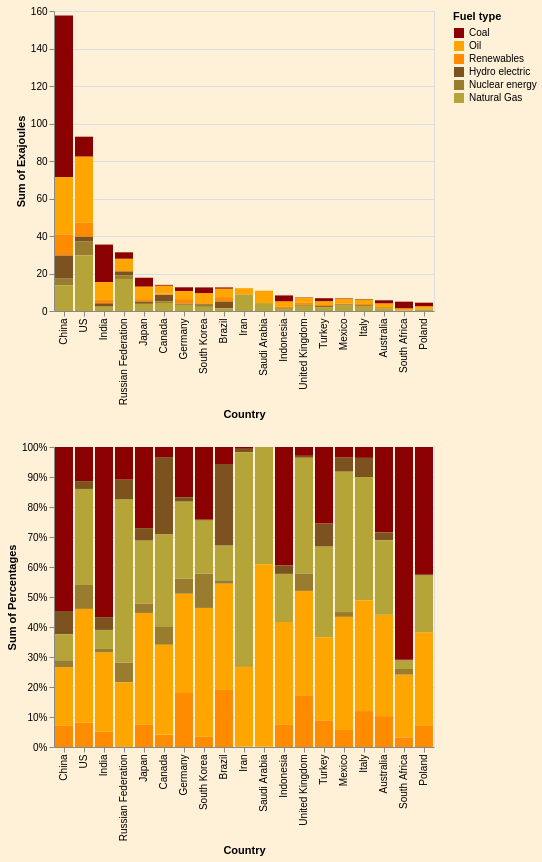

The specification (Vega-Lite) saved for this image:
### Vega-Lite specification from a JSON file in a GitHub repository (floating-point values rounded to 4 significant figures)
{"$schema": "https://vega.github.io/schema/vega-lite/v5.json", "data": {"values": [{"": "0", "Country": "Australia", "Fuel type": "Oil", "Exajoules": "1.9308563171696924", "Total": "5.720003053814708", "Percentages": "0.3375621129925781", "Rank": "12.0"}, {"": "1", "Country": "Australia", "Fuel type": "Coal", "Exajoules": "1.6306849442273528", "Total": "5.720003053814708", "Percentages": "0.285084628257294", "Rank": "12.0"}, {"": "2", "Country": "Australia", "Fuel type": "Renewables", "Exajoules": "0.5891137914221463", "Total": "5.720003053814708", "Percentages": "0.10299186659162049", "Rank": "12.0"}, {"": "3", "Country": "Australia", "Fuel type": "Hydro electric", "Exajoules": "0.15068459281411323", "Total": "5.720003053814708", "Percentages": "0.026343446217851344", "Rank": "12.0"}, {"": "4", "Country": "Australia", "Fuel type": "Nuclear energy", "Exajoules": "0.0", "Total": "5.720003053814708", "Percentages": "0.0", "Rank": "12.0"}, {"": "5", "Country": "Australia", "Fuel type": "Natural Gas", "Exajoules": "1.418663408181404", "Total": "5.720003053814708", "Percentages": "0.24801794594065607", "Rank": "12.0"}, {"": "6", "Country": "Brazil", "Fuel type": "Coal", "Exajoules": "0.7124705958270233", "Total": "12.565610327022053", "Percentages": "0.05670003901799118", "Rank": "13.0"}, {"": "7", "Country": "Brazil", "Fuel type": "Oil", "Exajoules": "4.456353059351735", "Total": "12.565610327022053", "Percentages": "0.3546467655270553", "Rank": "13.0"}, {"": "8", "Country": "Brazil", "Fuel type": "Renewables", "Exajoules": "2.3900301263099655", "Total": "12.565610327022053", "Percentages": "0.19020406204784668", "Rank": "13.0"}, {"": "9", "Country": "Brazil", "Fuel type": "Natural Gas", "Exajoules": "1.4560722321717978", "Total": "12.565610327022053", "Percentages": "0.11587755741880268", "Rank": "13.0"}, {"": "10", "Country": "Brazil", "Fuel type": "Nuclear energy", "Exajoules": "0.13292108201699365", "Total": "12.565610327022053", "Percentages": "0.010578163619410507", "Rank": "13.0"}, {"": "11", "Country": "Brazil", "Fuel type": "Hydro electric", "Exajoules": "3.4177632313445376", "Total": "12.565610327022053", "Percentages": "0.27199341236889363", "Rank": "13.0"}, {"": "12", "Country": "Canada", "Fuel type": "Hydro electric", "Exajoules": "3.5875860635621106", "Total": "13.936161236550182", "Percentages": "0.2574300054847957", "Rank": "14.0"}, {"": "13", "Country": "Canada", "Fuel type": "Renewables", "Exajoules": "0.5777144945431669", "Total": "13.936161236550182", "Percentages": "0.04145434920973811", "Rank": "14.0"}, {"": "14", "Country": "Canada", "Fuel type": "Natural Gas", "Exajoules": "4.290044030953667", "Total": "13.936161236550182", "Percentages": "0.30783541881692833", "Rank": "14.0"}, {"": "15", "Country": "Canada", "Fuel type": "Nuclear energy", "Exajoules": "0.8312679446744424", "Total": "13.936161236550182", "Percentages": "0.059648272617159964", "Rank": "14.0"}, {"": "16", "Country": "Canada", "Fuel type": "Coal", "Exajoules": "0.47988600000000003", "Total": "13.936161236550182", "Percentages": "0.03443459011807423", "Rank": "14.0"}, {"": "17", "Country": "Canada", "Fuel type": "Oil", "Exajoules": "4.169662702816794", "Total": "13.936161236550182", "Percentages": "0.2991973637533036", "Rank": "14.0"}, {"": "18", "Country": "China", "Fuel type": "Coal", "Exajoules": "86.16981729093136", "Total": "157.64722540389428", "Percentages": "0.5465990097203623", "Rank": "1.0"}, {"": "19", "Country": "China", "Fuel type": "Oil", "Exajoules": "30.598500070928885", "Total": "157.64722540389428", "Percentages": "0.19409475804306178", "Rank": "1.0"}, {"": "20", "Country": "China", "Fuel type": "Renewables", "Exajoules": "11.316293560110465", "Total": "157.64722540389428", "Percentages": "0.07178238329991518", "Rank": "1.0"}, {"": "21", "Country": "China", "Fuel type": "Nuclear energy", "Exajoules": "3.6835674961847418", "Total": "157.64722540389428", "Percentages": "0.023365888532115887", "Rank": "1.0"}, {"": "22", "Country": "China", "Fuel type": "Hydro electric", "Exajoules": "12.246048091933515", "Total": "157.64722540389428", "Percentages": "0.07768007372510984", "Rank": "1.0"}, {"": "23", "Country": "China", "Fuel type": "Natural Gas", "Exajoules": "13.632998893805308", "Total": "157.64722540389428", "Percentages": "0.08647788667943494", "Rank": "1.0"}, {"": "24", "Country": "Germany", "Fuel type": "Natural Gas", "Exajoules": "3.2590911961722484", "Total": "12.641713802531875", "Percentages": "0.2578045387738108", "Rank": "9.0"}, {"": "25", "Country": "Germany", "Fuel type": "Coal", "Exajoules": "2.1155999999999997", "Total": "12.641713802531875", "Percentages": "0.16735072736548492", "Rank": "9.0"}, {"": "26", "Country": "Germany", "Fuel type": "Oil", "Exajoules": "4.184093822068736", "Total": "12.641713802531875", "Percentages": "0.33097520537371666", "Rank": "9.0"}, {"": "27", "Country": "Germany", "Fuel type": "Hydro electric", "Exajoules": "0.1799227065814847", "Total": "12.641713802531875", "Percentages": "0.014232461626005954", "Rank": "9.0"}, {"": "28", "Country": "Germany", "Fuel type": "Nuclear energy", "Exajoules": "0.6237206312558212", "Total": "12.641713802531875", "Percentages": "0.04933829708523403", "Rank": "9.0"}, {"": "29", "Country": "Germany", "Fuel type": "Renewables", "Exajoules": "2.2792854464535846", "Total": "12.641713802531875", "Percentages": "0.18029876977574755", "Rank": "9.0"}, {"": "30", "Country": "India", "Fuel type": "Coal", "Exajoules": "20.088545705454205", "Total": "35.42836866351489", "Percentages": "0.5670186481417628", "Rank": "2.0"}, {"": "31", "Country": "India", "Fuel type": "Natural Gas", "Exajoules": "2.238042408174643", "Total": "35.42836866351489", "Percentages": "0.06317091338386802", "Rank": "2.0"}, {"": "32", "Country": "India", "Fuel type": "Oil", "Exajoules": "9.406105271492605", "Total": "35.42836866351489", "Percentages": "0.26549642634771586", "Rank": "2.0"}, {"": "33", "Country": "India", "Fuel type": "Hydro electric", "Exajoules": "1.5102715307716", "Total": "35.42836866351489", "Percentages": "0.042628875890831495", "Rank": "2.0"}, {"": "34", "Country": "India", "Fuel type": "Renewables", "Exajoules": "1.788410537513691", "Total": "35.42836866351489", "Percentages": "0.05047961859320509", "Rank": "2.0"}, {"": "35", "Country": "India", "Fuel type": "Nuclear energy", "Exajoules": "0.3969932101081391", "Total": "35.42836866351489", "Percentages": "0.011205517642616541", "Rank": "2.0"}, {"": "36", "Country": "Indonesia", "Fuel type": "Coal", "Exajoules": "3.2815915810766723", "Total": "8.30973991845103", "Percentages": "0.3949090601247572", "Rank": "7.0"}, {"": "37", "Country": "Indonesia", "Fuel type": "Natural Gas", "Exajoules": "1.3349051629346709", "Total": "8.30973991845103", "Percentages": "0.16064343481685078", "Rank": "7.0"}, {"": "38", "Country": "Indonesia", "Fuel type": "Renewables", "Exajoules": "0.6303792766232912", "Total": "8.30973991845103", "Percentages": "0.07586028958903886", "Rank": "7.0"}, {"": "39", "Country": "Indonesia", "Fuel type": "Nuclear energy", "Exajoules": "0.0", "Total": "8.30973991845103", "Percentages": "0.0", "Rank": "7.0"}, {"": "40", "Country": "Indonesia", "Fuel type": "Oil", "Exajoules": "2.8302172441806404", "Total": "8.30973991845103", "Percentages": "0.34059035203934573", "Rank": "7.0"}, {"": "41", "Country": "Indonesia", "Fuel type": "Hydro electric", "Exajoules": "0.2326466536357554", "Total": "8.30973991845103", "Percentages": "0.027996863430007533", "Rank": "7.0"}, {"": "42", "Country": "Iran", "Fuel type": "Coal", "Exajoules": "0.0739813798332", "Total": "12.190291921326974", "Percentages": "0.006068876800543982", "Rank": "18.0"}, {"": "43", "Country": "Iran", "Fuel type": "Hydro electric", "Exajoules": "0.14019149573467066", "Total": "12.190291921326974", "Percentages": "0.011500257470406018", "Rank": "18.0"}, {"": "44", "Country": "Iran", "Fuel type": "Natural Gas", "Exajoules": "8.680278521461483", "Total": "12.190291921326974", "Percentages": "0.7120648609140602", "Rank": "18.0"}, {"": "45", "Country": "Iran", "Fuel type": "Renewables", "Exajoules": "0.017111279368234707", "Total": "12.190291921326974", "Percentages": "0.001403680853474759", "Rank": "18.0"}, {"": "46", "Country": "Iran", "Fuel type": "Nuclear energy", "Exajoules": "0.03196865844816504", "Total": "12.190291921326974", "Percentages": "0.002622468654112845", "Rank": "18.0"}, {"": "47", "Country": "Iran", "Fuel type": "Oil", "Exajoules": "3.24676058648122", "Total": "12.190291921326974", "Percentages": "0.2663398553074022", "Rank": "18.0"}, {"": "48", "Country": "Italy", "Fuel type": "Nuclear energy", "Exajoules": "0.0", "Total": "6.35520986005478", "Percentages": "0.0", "Rank": "16.0"}, {"": "49", "Country": "Italy", "Fuel type": "Natural Gas", "Exajoules": "2.610093177548637", "Total": "6.35520986005478", "Percentages": "0.4107013356009205", "Rank": "16.0"}, {"": "50", "Country": "Italy", "Fuel type": "Renewables", "Exajoules": "0.7613681632268252", "Total": "6.35520986005478", "Percentages": "0.11980220637753455", "Rank": "16.0"}, {"": "51", "Country": "Italy", "Fuel type": "Oil", "Exajoules": "2.3482771128920468", "Total": "6.35520986005478", "Percentages": "0.3695042594347632", "Rank": "16.0"}, {"": "52", "Country": "Italy", "Fuel type": "Hydro electric", "Exajoules": "0.40559213354447116", "Total": "6.35520986005478", "Percentages": "0.06382041545060403", "Rank": "16.0"}, {"": "53", "Country": "Italy", "Fuel type": "Coal", "Exajoules": "0.22987927284279908", "Total": "6.35520986005478", "Percentages": "0.036171783136177596", "Rank": "16.0"}, {"": "54", "Country": "Japan", "Fuel type": "Coal", "Exajoules": "4.7975448064117465", "Total": "17.74027404200516", "Percentages": "0.2704323955228758", "Rank": "4.0"}, {"": "55", "Country": "Japan", "Fuel type": "Natural Gas", "Exajoules": "3.7304072151870664", "Total": "17.74027404200516", "Percentages": "0.21027900732278784", "Rank": "4.0"}, {"": "56", "Country": "Japan", "Fuel type": "Oil", "Exajoules": "6.61235326022897", "Total": "17.74027404200516", "Percentages": "0.37273117904336406", "Rank": "4.0"}, {"": "57", "Country": "Japan", "Fuel type": "Renewables", "Exajoules": "1.3152148707952567", "Total": "17.74027404200516", "Percentages": "0.07413723529191883", "Rank": "4.0"}, {"": "58", "Country": "Japan", "Fuel type": "Hydro electric", "Exajoules": "0.7313361781959352", "Total": "17.74027404200516", "Percentages": "0.04122462688368218", "Rank": "4.0"}, {"": "59", "Country": "Japan", "Fuel type": "Nuclear energy", "Exajoules": "0.5534177111861854", "Total": "17.74027404200516", "Percentages": "0.031195555935371183", "Rank": "4.0"}, {"": "60", "Country": "Mexico", "Fuel type": "Oil", "Exajoules": "2.5596498198958266", "Total": "6.788998976374384", "Percentages": "0.3770290478468726", "Rank": "15.0"}, {"": "61", "Country": "Mexico", "Fuel type": "Hydro electric", "Exajoules": "0.3270830375364616", "Total": "6.788998976374384", "Percentages": "0.04817838957918623", "Rank": "15.0"}, {"": "62", "Country": "Mexico", "Fuel type": "Coal", "Exajoules": "0.23158651197846356", "Total": "6.788998976374384", "Percentages": "0.03411202635092172", "Rank": "15.0"}, {"": "63", "Country": "Mexico", "Fuel type": "Natural Gas", "Exajoules": "3.176138190184252", "Total": "6.788998976374384", "Percentages": "0.46783600958508986", "Rank": "15.0"}, {"": "64", "Country": "Mexico", "Fuel type": "Renewables", "Exajoules": "0.38676346434098263", "Total": "6.788998976374384", "Percentages": "0.05696914459508887", "Rank": "15.0"}, {"": "65", "Country": "Mexico", "Fuel type": "Nuclear energy", "Exajoules": "0.10777795243839833", "Total": "6.788998976374384", "Percentages": "0.01587538204284078", "Rank": "15.0"}, {"": "66", "Country": "Poland", "Fuel type": "Renewables", "Exajoules": "0.3227420319441184", "Total": "4.442018406864433", "Percentages": "0.0726566174163916", "Rank": "10.0"}, {"": "67", "Country": "Poland", "Fuel type": "Hydro electric", "Exajoules": "0.02203346652848653", "Total": "4.442018406864433", "Percentages": "0.004960237556520998", "Rank": "10.0"}, {"": "68", "Country": "Poland", "Fuel type": "Nuclear energy", "Exajoules": "0.0", "Total": "4.442018406864433", "Percentages": "0.0", "Rank": "10.0"}, {"": "69", "Country": "Poland", "Fuel type": "Oil", "Exajoules": "1.3780338762805746", "Total": "4.442018406864433", "Percentages": "0.3102269621735566", "Rank": "10.0"}, {"": "70", "Country": "Poland", "Fuel type": "Coal", "Exajoules": "1.882374429741033", "Total": "4.442018406864433", "Percentages": "0.423765562707287", "Rank": "10.0"}, {"": "71", "Country": "Poland", "Fuel type": "Natural Gas", "Exajoules": "0.8368346023702203", "Total": "4.442018406864433", "Percentages": "0.18839062014624378", "Rank": "10.0"}, {"": "72", "Country": "Russian Federation", "Fuel type": "Oil", "Exajoules": "6.706620526484154", "Total": "31.297044412312346", "Percentages": "0.21428926125195868", "Rank": "6.0"}, {"": "73", "Country": "Russian Federation", "Fuel type": "Coal", "Exajoules": "3.4121082939584784", "Total": "31.297044412312346", "Percentages": "0.1090233393609572", "Rank": "6.0"}, {"": "74", "Country": "Russian Federation", "Fuel type": "Natural Gas", "Exajoules": "17.08610707964602", "Total": "31.297044412312346", "Percentages": "0.5459335665870192", "Rank": "6.0"}, {"": "75", "Country": "Russian Federation", "Fuel type": "Hydro electric", "Exajoules": "2.020912281803513", "Total": "31.297044412312346", "Percentages": "0.06457198498298071", "Rank": "6.0"}, {"": "76", "Country": "Russian Federation", "Fuel type": "Renewables", "Exajoules": "0.061002602535780354", "Total": "31.297044412312346", "Percentages": "0.0019491489909437506", "Rank": "6.0"}, {"": "77", "Country": "Russian Federation", "Fuel type": "Nuclear energy", "Exajoules": "2.0102936278844012", "Total": "31.297044412312346", "Percentages": "0.06423269882614047", "Rank": "6.0"}, {"": "78", "Country": "Saudi Arabia", "Fuel type": "Coal", "Exajoules": "0.0036913522973769835", "Total": "10.824213163769373", "Percentages": "0.0003410273099325701", "Rank": "19.0"}, {"": "79", "Country": "Saudi Arabia", "Fuel type": "Natural Gas", "Exajoules": "4.222331431304", "Total": "10.824213163769373", "Percentages": "0.3900820657742512", "Rank": "19.0"}, {"": "80", "Country": "Saudi Arabia", "Fuel type": "Renewables", "Exajoules": "0.007822553596312343", "Total": "10.824213163769373", "Percentages": "0.0007226902757695002", "Rank": "19.0"}, {"": "81", "Country": "Saudi Arabia", "Fuel type": "Nuclear energy", "Exajoules": "0.0", "Total": "10.824213163769373", "Percentages": "0.0", "Rank": "19.0"}, {"": "82", "Country": "Saudi Arabia", "Fuel type": "Hydro electric", "Exajoules": "0.0", "Total": "10.824213163769373", "Percentages": "0.0", "Rank": "19.0"}, {"": "83", "Country": "Saudi Arabia", "Fuel type": "Oil", "Exajoules": "6.590367826571684", "Total": "10.824213163769373", "Percentages": "0.6088542166400467", "Rank": "19.0"}, {"": "84", "Country": "South Africa", "Fuel type": "Oil", "Exajoules": "1.0409999707320348", "Total": "4.978430620332561", "Percentages": "0.2091020343801629", "Rank": "5.0"}, {"": "85", "Country": "South Africa", "Fuel type": "Renewables", "Exajoules": "0.15984113893680496", "Total": "4.978430620332561", "Percentages": "0.03210673224690385", "Rank": "5.0"}, {"": "86", "Country": "South Africa", "Fuel type": "Hydro electric", "Exajoules": "0.013197566980195646", "Total": "4.978430620332561", "Percentages": "0.002650949262262501", "Rank": "5.0"}, {"": "87", "Country": "South Africa", "Fuel type": "Natural Gas", "Exajoules": "0.13872284559925588", "Total": "4.978430620332561", "Percentages": "0.0278647742990921", "Rank": "5.0"}, {"": "88", "Country": "South Africa", "Fuel type": "Coal", "Exajoules": "3.5314401825796713", "Total": "4.978430620332561", "Percentages": "0.7093480761099308", "Rank": "5.0"}, {"": "89", "Country": "South Africa", "Fuel type": "Nuclear energy", "Exajoules": "0.09422891550459801", "Total": "4.978430620332561", "Percentages": "0.018927433701647827", "Rank": "5.0"}, {"": "90", "Country": "South Korea", "Fuel type": "Oil", "Exajoules": "5.390754460239051", "Total": "12.57552413787351", "Percentages": "0.4286703600690328", "Rank": "8.0"}, {"": "91", "Country": "South Korea", "Fuel type": "Renewables", "Exajoules": "0.43965716874225735", "Total": "12.57552413787351", "Percentages": "0.0349613394974249", "Rank": "8.0"}, {"": "92", "Country": "South Korea", "Fuel type": "Natural Gas", "Exajoules": "2.2517192365200005", "Total": "12.57552413787351", "Percentages": "0.1790556967513213", "Rank": "8.0"}, {"": "93", "Country": "South Korea", "Fuel type": "Nuclear energy", "Exajoules": "1.4283675217917937", "Total": "12.57552413787351", "Percentages": "0.11358314024383298", "Rank": "8.0"}, {"": "94", "Country": "South Korea", "Fuel type": "Hydro electric", "Exajoules": "0.028779324580409032", "Total": "12.57552413787351", "Percentages": "0.002288518893119913", "Rank": "8.0"}, {"": "95", "Country": "South Korea", "Fuel type": "Coal", "Exajoules": "3.036246426", "Total": "12.57552413787351", "Percentages": "0.2414409445452682", "Rank": "8.0"}, {"": "96", "Country": "Turkey", "Fuel type": "Renewables", "Exajoules": "0.6075281815539253", "Total": "6.827258413134946", "Percentages": "0.08898567254831065", "Rank": "11.0"}, {"": "97", "Country": "Turkey", "Fuel type": "Hydro electric", "Exajoules": "0.5246511425209828", "Total": "6.827258413134946", "Percentages": "0.0768465335238531", "Rank": "11.0"}, {"": "98", "Country": "Turkey", "Fuel type": "Natural Gas", "Exajoules": "2.063644526689127", "Total": "6.827258413134946", "Percentages": "0.3022654778554868", "Rank": "11.0"}, {"": "99", "Country": "Turkey", "Fuel type": "Nuclear energy", "Exajoules": "0.0", "Total": "6.827258413134946", "Percentages": "0.0", "Rank": "11.0"}, {"": "100", "Country": "Turkey", "Fuel type": "Coal", "Exajoules": "1.7426685839961311", "Total": "6.827258413134946", "Percentages": "0.25525159273939524", "Rank": "11.0"}, {"": "101", "Country": "Turkey", "Fuel type": "Oil", "Exajoules": "1.8887659783747803", "Total": "6.827258413134946", "Percentages": "0.27665072333295426", "Rank": "11.0"}, {"": "102", "Country": "US", "Fuel type": "Oil", "Exajoules": "35.326947876969534", "Total": "92.9716585822148", "Percentages": "0.3799754507523379", "Rank": "3.0"}, {"": "103", "Country": "US", "Fuel type": "Coal", "Exajoules": "10.571573023166899", "Total": "92.9716585822148", "Percentages": "0.11370748015448666", "Rank": "3.0"}, {"": "104", "Country": "US", "Fuel type": "Nuclear energy", "Exajoules": "7.40425850179503", "Total": "92.9716585822148", "Percentages": "0.07963995280612798", "Rank": "3.0"}, {"": "105", "Country": "US", "Fuel type": "Renewables", "Exajoules": "7.479600791595573", "Total": "92.9716585822148", "Percentages": "0.0804503319146594", "Rank": "3.0"}, {"": "106", "Country": "US", "Fuel type": "Hydro electric", "Exajoules": "2.427450293965114", "Total": "92.9716585822148", "Percentages": "0.0261095728632024", "Rank": "3.0"}, {"": "107", "Country": "US", "Fuel type": "Natural Gas", "Exajoules": "29.761828094722638", "Total": "92.9716585822148", "Percentages": "0.32011721150918554", "Rank": "3.0"}, {"": "108", "Country": "United Kingdom", "Fuel type": "Hydro electric", "Exajoules": "0.047240543520182615", "Total": "7.179401538961596", "Percentages": "0.00658001133713094", "Rank": "17.0"}, {"": "109", "Country": "United Kingdom", "Fuel type": "Oil", "Exajoules": "2.4958961689513957", "Total": "7.179401538961596", "Percentages": "0.34764682758117377", "Rank": "17.0"}, {"": "110", "Country": "United Kingdom", "Fuel type": "Renewables", "Exajoules": "1.2412137360514501", "Total": "7.179401538961596", "Percentages": "0.17288540407101607", "Rank": "17.0"}, {"": "111", "Country": "United Kingdom", "Fuel type": "Coal", "Exajoules": "0.21032335066861974", "Total": "7.179401538961596", "Percentages": "0.029295387578926278", "Rank": "17.0"}, {"": "112", "Country": "United Kingdom", "Fuel type": "Natural Gas", "Exajoules": "2.77011171", "Total": "7.179401538961596", "Percentages": "0.3858415906906719", "Rank": "17.0"}, {"": "113", "Country": "United Kingdom", "Fuel type": "Nuclear energy", "Exajoules": "0.4146160297699476", "Total": "7.179401538961596", "Percentages": "0.05775077874108101", "Rank": "17.0"}]}, "background": "#fff0d8", "vconcat": [{"mark": "bar", "encoding": {"x": {"field": "Country", "sort": {"field": "Total", "order": "descending"}}, "y": {"field": "Exajoules", "aggregate": "sum"}, "color": {"field": "Fuel type", "scale": {"domain": ["Coal", "Oil", "Renewables", "Hydro electric", "Nuclear energy", "Natural Gas"], "range": ["darkred", "Orange", "darkorange", "#7C521F", "#997C2E", "#B5A437", "#A46C4C", "#824d2f"]}}, "tooltip": [{"field": "Fuel type", "type": "nominal"}, {"field": "Exajoules", "type": "quantitative", "format": "0.2f"}]}}, {"mark": "bar", "encoding": {"x": {"field": "Country", "sort": {"field": "Total", "order": "descending"}}, "y": {"field": "Percentages", "aggregate": "sum", "axis": {"format": "%"}}, "color": {"field": "Fuel type"}, "tooltip": [{"field": "Fuel type", "type": "nominal"}, {"field": "Percentages", "type": "quantitative", "format": "%"}]}}]}
